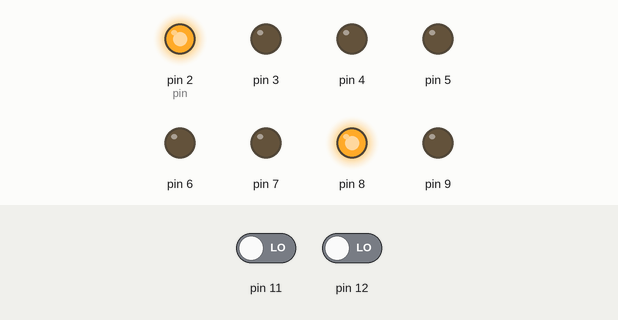
A sketch run on a simulated Arduino Uno, built with avr-gcc and run on an emulated ATmega328P. Shown: output pins drawn as LEDs (lit = HIGH). Dashed ring = blinking. Inputs (shaded band) come from the test bench; at power-on: pin 11 LOW, pin 12 LOW.

Above: at 1.2 s.
1.3 s: pin 11 driven HIGH
At 1.6 s:
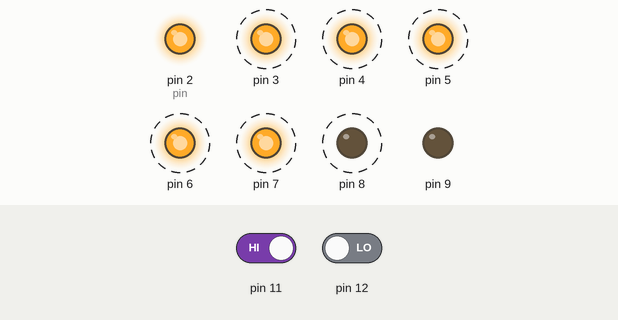
4.3 s: pin 12 driven HIGH
At 4.3 s:
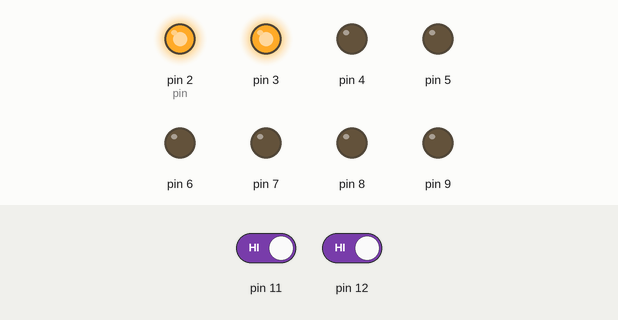
5.8 s: pin 12 driven LOW
At 5.9 s:
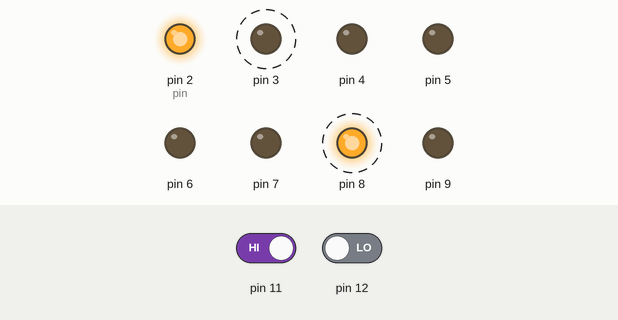
8.8 s: pin 11 driven LOW
At 9.7 s:
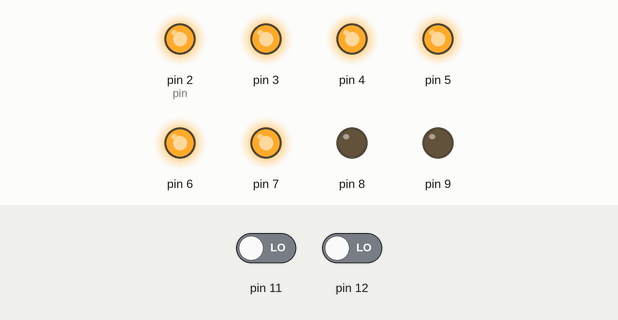
Timing chart, 0 to 11.3 s (numbered marks = the images above; inputs shaded):
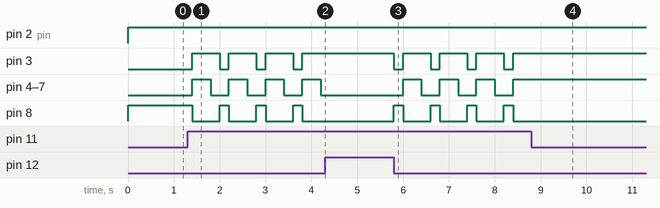

The sketch:

segment_button.ino
```cpp
int digit = 0;
byte digits[10][7] =
{
  { 0, 0, 0, 0, 0, 0, 1 }, // 0
  { 1, 0, 0, 1, 1, 1, 1 }, // 1
  { 0, 0, 1, 0, 0, 1, 0 }, // 2
  { 0, 0, 0, 0, 1, 1, 0 }, // 3
  { 1, 0, 0, 1, 1, 0, 0 }, // 4
  { 0, 1, 0, 0, 1, 0, 0 }, // 5
  { 0, 1, 0, 0, 0, 0, 0 }, // 6
  { 0, 0, 0, 1, 1, 1, 1 }, // 7
  { 0, 0, 0, 0, 0, 0, 0 }, // 8
  { 0, 0, 0, 1, 1, 0, 0 },  // 9

};
int foo[3][7]={
    {0,1,1,1,1,1,0},//F
    { 0, 0, 0, 0, 0, 0, 1 },
    { 0, 0, 0, 0, 0, 0, 1 }
};

void setup() {
  pinMode(11, INPUT);
  pinMode(12, INPUT);

  for (int i = 2; i < 10; i++) {
    pinMode(i, OUTPUT);
  }
  digitalWrite(9, !HIGH);
}

void loop() {
  if (digitalRead(11) == HIGH) {
    ++digit;
    if (digit > 3) {
      digit = 0;
    }
  }

  if (digitalRead(12) == HIGH) {
    --digit;
    if (digit < 0) {
      digit = 3;
    }
  }

  displayDigit(digit);
  delay(200);
}

void displayDigit(int num) {
  int pin = 2;
  for (int i = 0; i < 7; i++) {
    digitalWrite(pin + i, !foo[num][i]);//digits[num][i]
  }
}
```

Measured:
- after the input at 1.3 s, pin 3: alternates HIGH for 0.60 s and LOW for 0.20 s, starting after 0.10 s; pin 4–7: alternates HIGH for 0.40 s and LOW for 0.40 s, starting after 0.10 s; pin 8: alternates HIGH for 0.20 s and LOW for 0.60 s, starting after 0.10 s
- after the input at 4.3 s, pin 3: stops changing and stays HIGH; pin 4–7: stays LOW (without the input it goes to HIGH after 0.30 s); pin 8: stops changing and stays LOW
- after the input at 5.8 s, pin 3: alternates HIGH for 0.60 s and LOW for 0.20 s, starting at once; pin 4–7: alternates HIGH for 0.40 s and LOW for 0.40 s, starting after 0.20 s; pin 8: alternates HIGH for 0.20 s and LOW for 0.60 s, starting at once
- after the input at 8.8 s, pin 3–7: stops changing and stays HIGH; pin 8: stops changing and stays LOW
